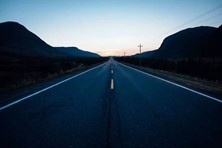
#> input picture task4/data/test.jpg, 222 x 148 px
$ python hough3.py
#> lines starting #> are read from the running program, lines starting #| are printed output that depends on the picture; after the words box and inside, x2 and y2 are one past the last pixel; in counts of white or black regions, pixels touching at a corner belong together
from cv2 import cv2
import numpy as np
import matplotlib.pyplot as plt


def General_line(x1, y1, x2, y2):
    # 一般式 Ax+By+C=0
    A = y2 - y1
    B = x1 - x2
    C = x2 * y1 - x1 * y2
    k = -1 * A / B
    b = -1 * C / B
    return k, b


def hough(img):
    lines = cv2.HoughLines(img, 1, np.pi / 180, 160)
    lines1 = lines[:, 0, :]  # 提取为为二维

    line_len = 1000
    for rho, theta in lines1[:3]:  # 显示三条直线
        a = np.cos(theta)
        b = np.sin(theta)
        x0 = a * rho
        y0 = b * rho
        x1 = int(x0 + line_len * (-b))
        y1 = int(y0 + line_len * (a))
        x2 = int(x0 - line_len * (-b))
        y2 = int(y0 - line_len * (a))
        cv2.line(img, (x1, y1), (x2, y2), (255, 0, 0), 2)  # 最后一个参数是直线粗细
        k, b = General_line(x1, y1, x2, y2)  # 求直线方程k,b
        print("y="), print(k), print("x+"), print(b)  # 控制台打印直线方程
    cv2.imshow("image-lines", img)


img = cv2.imread('./data/test.jpg')
#> img is the input picture: shape (148, 222, 3); mean B, G, R 90.7, 74, 54.1
#灰度转换
gray = cv2.cvtColor(img, cv2.COLOR_BGR2GRAY)
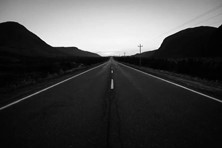
#> gray: shape (148, 222); min 1, max 254, mean 69.9

hough(gray)
#> in hough, `lines = cv2.HoughLines(img, 1, np.pi / 180, 160)`: lines = 2090 rows, first 8: [105, 0.785], [107, 0.785], [110, 0.785], [112, 0.785], [115, 0.785], [117, 0.785], [120, 0.785], [122, 0.785]
#> in hough, `lines1 = lines[:, 0, :]`: lines1 = 2090 pairs, first value -156 to 208, second value 0.349 to 2.79
#> the loop in hough, `for rho, theta in lines1[:3]:` made 3 passes
#> (rho, x0, y0, x1, y1, x2, y2) on passes 1 to 3: (105, 74.25, 74.25, -632, 781, 781, -632), (107, 75.66, 75.66, -631, 782, 782, -631), (110, 77.78, 77.78, -629, 784, 784, -629)
#| y=
#| -1.0
#| x+
#| 149.0
#| y=
#| -1.0
#| x+
#| 151.0
#| y=
#| -1.0
#> (further printed lines are left out)
#> after the loop in hough, `for rho, theta in lines1[:3]:`:
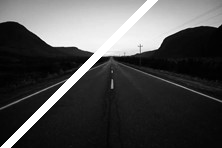
#> img: shape (148, 222); 4.95% of pixels changed, all inside (x1, y1, x2, y2) = (0, 0, 158, 148)

cv2.waitKey(0)
cv2.destroyAllWindows()

$ run again, with task4/data/sobel_image.jpg copied over task4/data/test.jpg
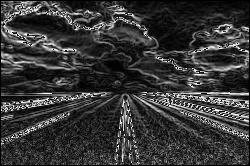
#> input picture task4/data/sobel_image.jpg, 250 x 166 px
#> img is the input picture: shape (166, 250, 3); min 0, max 255, mean 55.3
#> lines1 = 4289 pairs, first value -245 to 247, second value 0 to 3.12
#> the loop in hough, `for rho, theta in lines1[:3]:` made 3 passes
#> (rho, theta, a, x0, y0, x1, y1) on passes 1 to 3: (148, 0.785, 0.707, 104.7, 104.7, -602, 811), (153, 0.785, 0.707, 108.2, 108.2, -598, 815), (-8, 2.36, -0.707, 5.66, -5.66, -701, -712)
#> (printed output is left out)
#> after the loop in hough, `for rho, theta in lines1[:3]:`:
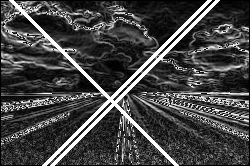
#> img: shape (166, 250); min 0, max 255, mean 67.9
